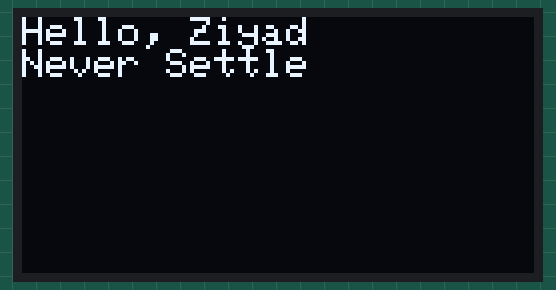
This sketch was run on a simulated Arduino Uno, built with avr-gcc and run on an emulated ATmega328P. On the bench: 128×64 one-colour display.

Above: at 2.1 s.

The sketch:

text_display_oled.ino
```cpp
#include <Wire.h>
#include <Adafruit_SSD1306.h>

#define SCREEN_WIDTH 128 // OLED display width, in pixels
#define SCREEN_HEIGHT 64 // OLED display height, in pixels

#define OLED_RESET    -1 // Reset pin # (or -1 if sharing Arduino reset pin)
#define SCREEN_ADDRESS 0x3C ///< See datasheet for Address; 0x3D for 128x64, 0x3C for 128x32
Adafruit_SSD1306 display(SCREEN_WIDTH, SCREEN_HEIGHT, &Wire, OLED_RESET);

void setup() {
  Serial.begin(115200);

  if(!display.begin(SSD1306_SWITCHCAPVCC, SCREEN_ADDRESS)) {
    Serial.println(F("SSD1306 allocation failed"));
    for(;;); // Don't proceed, loop forever
  }

  display.clearDisplay();
  display.display();
  delay(2000); // Pause for 2 seconds
}

void loop() {
  display.clearDisplay();

  display.setTextSize(1);      // Normal 1:1 pixel scale
  display.setTextColor(WHITE); // Draw white text
  display.setCursor(0, 0);     // Start at top-left corner
  display.println("Hello, Ziyad");
  display.println("Never Settle\n");
  display.display();
  delay(1000);
}
```
